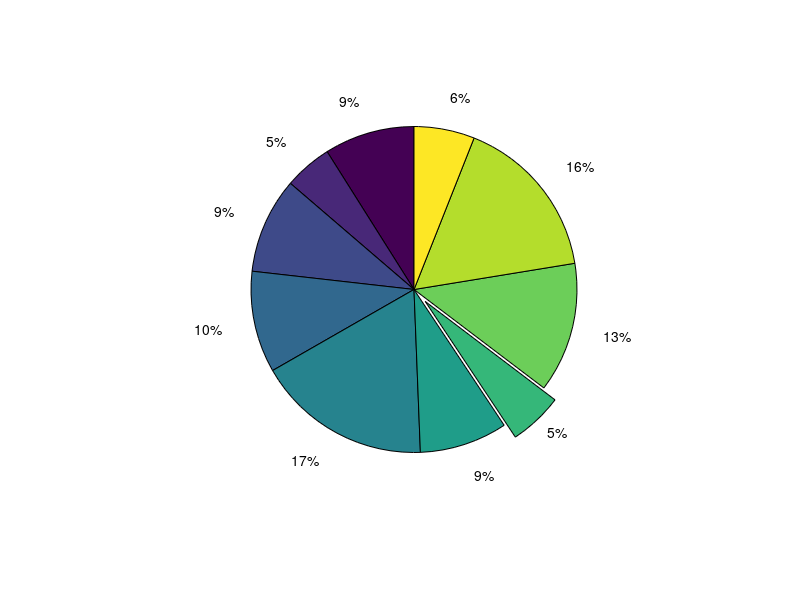

The MATLAB script that drew this image: (Note: this script raises an error after producing the figure.)
% demo1

% 随机生成数据
X=.3+rand(1,10);
explode=0.*X;
explode(7)=1.5;
% 基础绘图
pieHdl=pie(X,explode);
% 修改配色
for i=1:2:length(pieHdl)
    % 一次只取一个颜色
    pieHdl(i).FaceColor=slanCL(1924,(i+1)/2);
    pieHdl(i+1).FontName='Cambria';
    pieHdl(i+1).FontSize=12;
end
% 添加图例
lgdHdl=legend();
lgdHdl.Location='best';
lgdHdl.NumColumns=2;
lgdHdl.FontName='Cambria';
lgdHdl.FontSize=11;